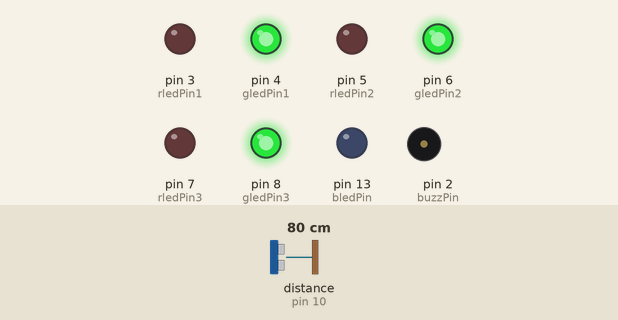
Bench run of a sketch on a simulated Arduino Uno, built with avr-gcc and run on an emulated ATmega328P. Parts: output pins drawn as LEDs (lit = HIGH), buzzer (waves = sounding, pin HIGH). Wiring (inferred from the names in the program): ultrasonic range finder: trigger pin 9; echo pin 10. The test bench sets the inputs (shaded band); at power-on: distance to the obstacle (sensor on pin 10) 80 cm. The echo pulse lasts 58.3 µs per cm; pins used as bus, display or sensor lines are not drawn.

Above: at 1.2 s.
1.3 s: distance to the obstacle (sensor on pin 10) set to 22 cm
2.8 s: distance to the obstacle (sensor on pin 10) set to 18 cm
At 3.7 s:
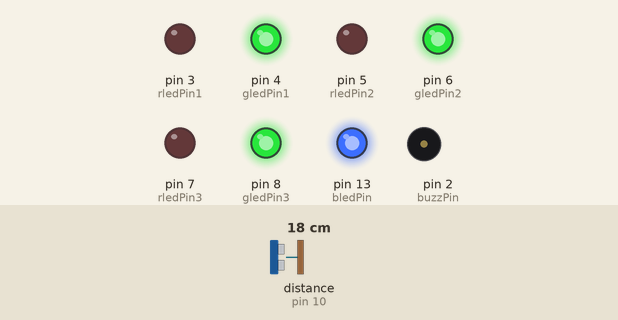
4.3 s: distance to the obstacle (sensor on pin 10) set to 35 cm
At 4.9 s:
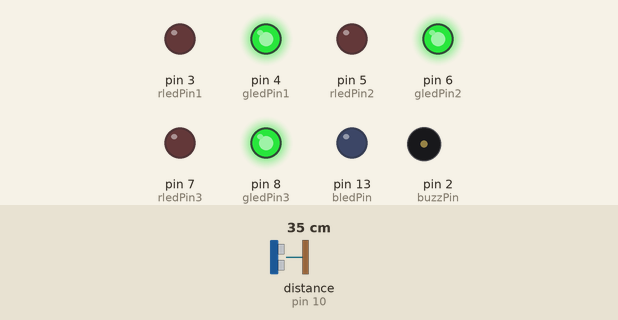
5.8 s: distance to the obstacle (sensor on pin 10) set to 2 cm
At 7.0 s:
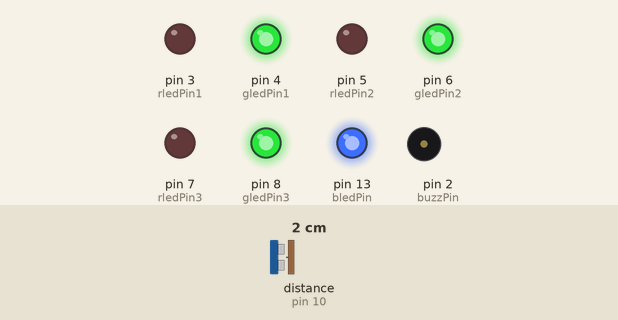
7.3 s: distance to the obstacle (sensor on pin 10) set to 60 cm
At 10.15 s:
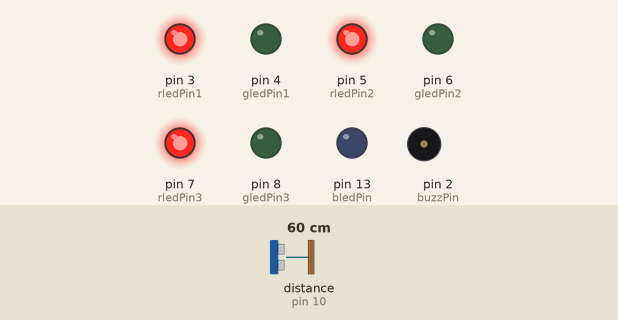
10.3 s: distance to the obstacle (sensor on pin 10) set to 4 cm
At 10.7 s:
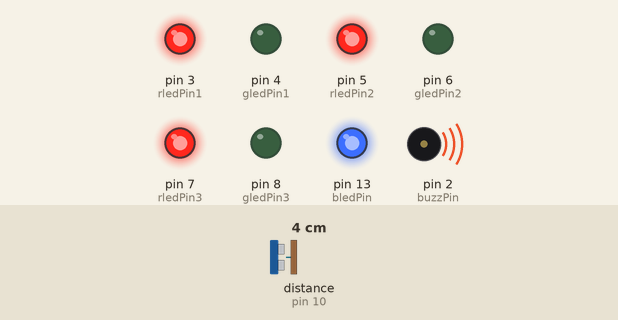
Timing chart, 0 to 31.5 s (numbered marks = the images above; inputs shaded):
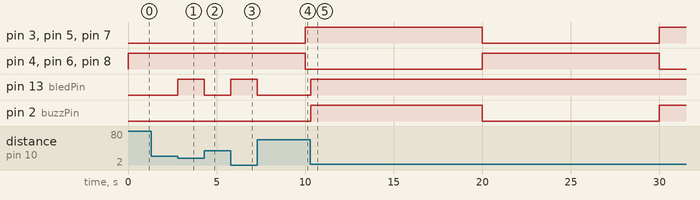

The sketch:

hyundai-mobis.ino
```cpp
int bledPin = 13; // blue LED will flicker when the ultrasonic waves sensor detects an object nearby
int gledPin1 = 4;
int gledPin2 = 6;
int gledPin3 = 8;
int rledPin1 = 3;
int rledPin2 = 5;
int rledPin3 = 7;
int trigPin = 9;
int echoPin = 10;
int buzzPin = 2;
const long interval = 10000;  // interval at which to blink (milliseconds)

void setup(){
  Serial.begin(9600);
  pinMode(echoPin, INPUT);
  pinMode(trigPin, OUTPUT);
  pinMode(bledPin, OUTPUT);
  pinMode(gledPin1, OUTPUT);
  pinMode(gledPin2, OUTPUT);
  pinMode(gledPin3, OUTPUT);
  pinMode(rledPin1, OUTPUT);
  pinMode(rledPin2, OUTPUT);
  pinMode(rledPin3, OUTPUT);
  pinMode(buzzPin, OUTPUT);
}

int rledState = LOW;
int gledState = HIGH;
unsigned long previousMillis = 0;  // will store last time LED was updated

void loop(){
  unsigned long currentMillis = millis();
  // set the LED with the ledState of the variable:
  digitalWrite(rledPin1, rledState);
  digitalWrite(rledPin2, rledState);
  digitalWrite(rledPin3, rledState);
  digitalWrite(gledPin1, gledState);
  digitalWrite(gledPin2, gledState);
  digitalWrite(gledPin3, gledState);
  if (currentMillis - previousMillis >= interval) {
    // save the last time you blinked the LED
    previousMillis = currentMillis;
    // if the LED is off turn it on and vice-versa:
    if (rledState == LOW && gledState == HIGH){
      rledState = HIGH;
      gledState = LOW;
    }
    else if (rledState == HIGH && gledState == LOW){
      rledState = LOW;
      gledState = HIGH;
    }
  }
  // ultrasonic sensor detects objects if the distance is less than 20
  digitalWrite(trigPin, HIGH);
  delayMicroseconds(10);
  digitalWrite(trigPin, LOW);
  unsigned long duration = pulseIn(echoPin, HIGH);
  float distance = duration / 29.0 / 2.0;
  if (distance < 20){
    digitalWrite(bledPin, HIGH);
    if (gledState == HIGH){
      digitalWrite(buzzPin, LOW);
    }
    else {
      digitalWrite(buzzPin, HIGH);
    }
  }
  else if (distance > 20){
    digitalWrite(bledPin, LOW);
    digitalWrite(buzzPin, LOW);
  }
}  
```

Measured:
- the behaviour switches between 21 and 20 cm on distance to the obstacle (sensor on pin 10) (found by bisection; images 0 and 1)
- after the input at 1.3 s, every drawn part: stays the same
- after the input at 2.8 s, pin 13 (bledPin): LOW → HIGH at once
- after the input at 4.3 s, pin 13 (bledPin): HIGH → LOW at once
- after the input at 5.8 s, pin 13 (bledPin): LOW → HIGH at once
- after the input at 7.3 s, pin 13 (bledPin): HIGH → LOW at once; pin 2 (buzzPin): stays LOW (without the input it goes to HIGH after 2.7 s)
- after the input at 10.3 s, pin 13 (bledPin): LOW → HIGH at once; pin 2 (buzzPin): LOW → HIGH at once, → LOW 9.7 s later, → HIGH 10.0 s later
